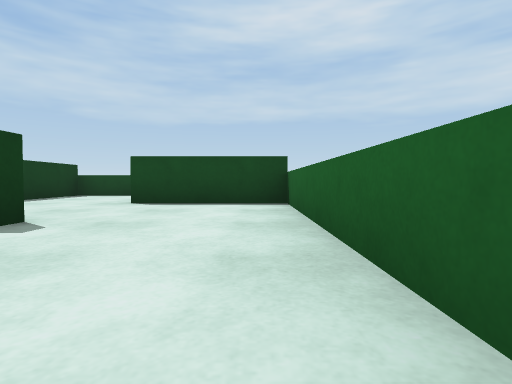
View 1 (above)

21 first-person views from a walk through a Webots world. The camera is 0.07 m above the floor, tilts 2° down and sees 80° across. The floor is counted in squares, 0.2 m on a side. Each view is taken from the middle of a square. On the plan, view 1 faces up. The plan holds only what a view shows up to about 9 squares ahead; the rest is blank. The robots in the file are not drawn. Webots' stock objects and surfaces are drawn as simple stand-ins.

View 2
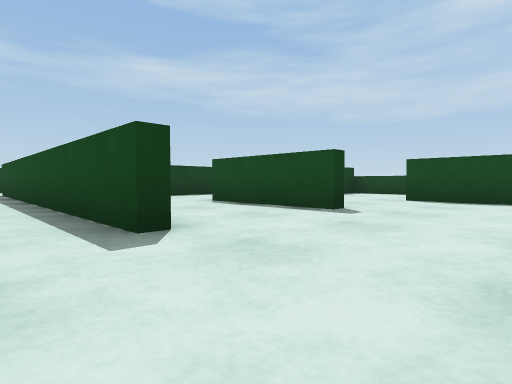

View 3
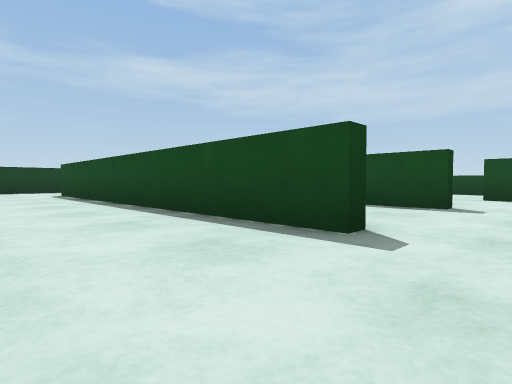

View 4
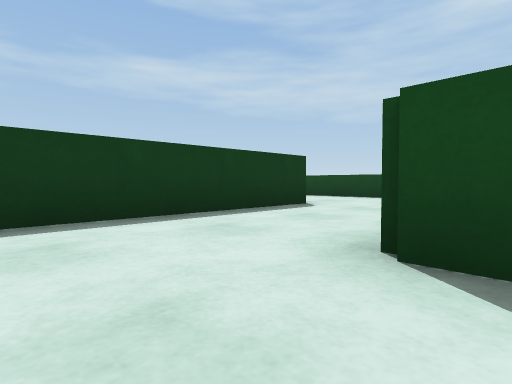

View 5
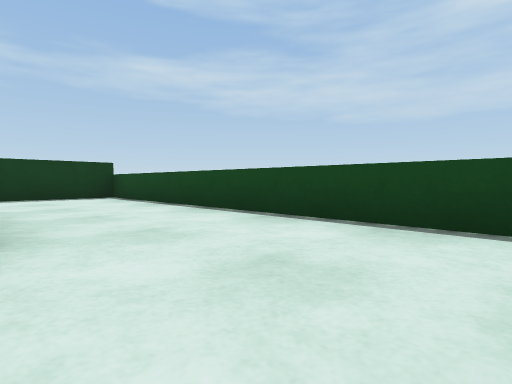

View 6
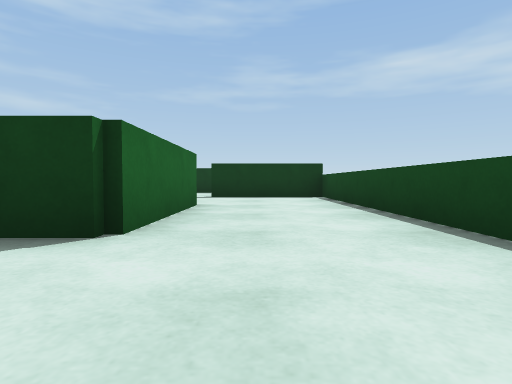

View 7
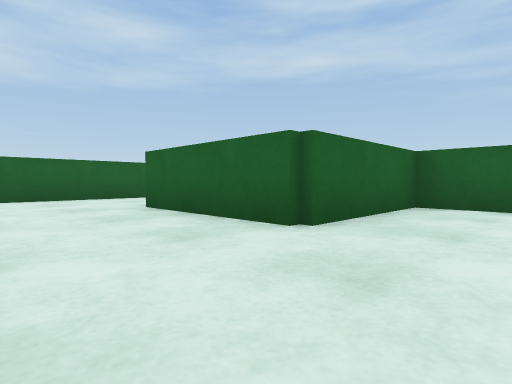

View 8
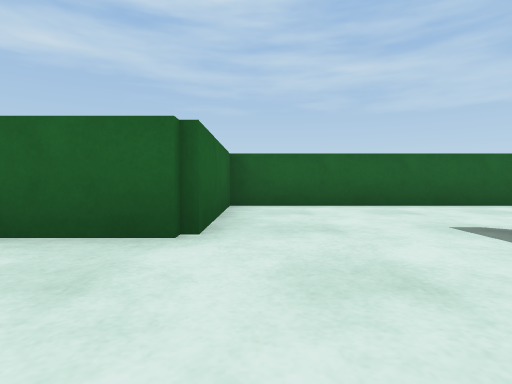

View 9
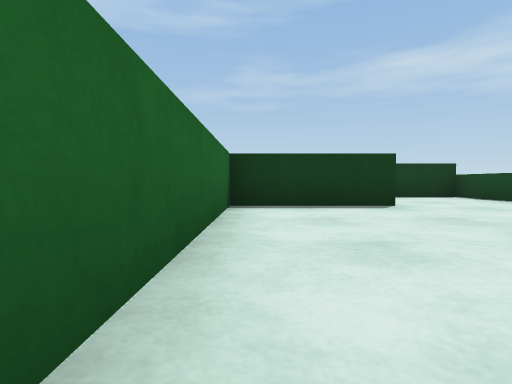

View 10
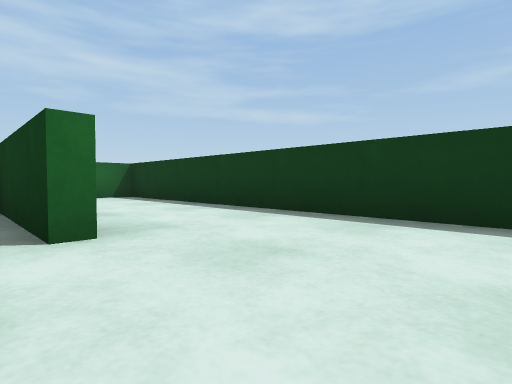

View 11
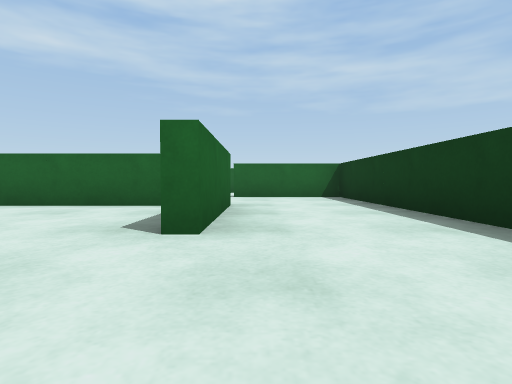

View 12
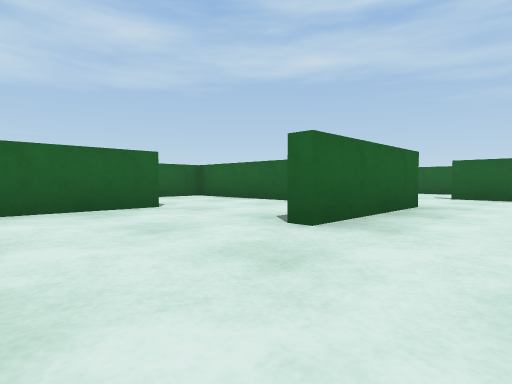

View 13
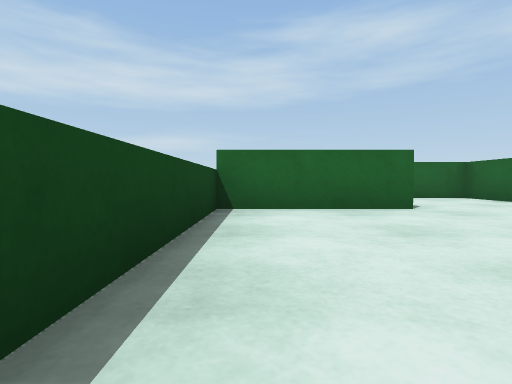

View 14
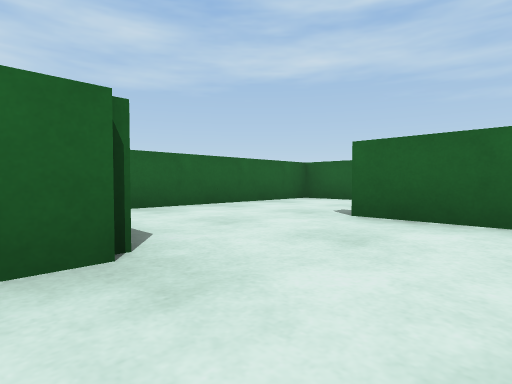

View 15
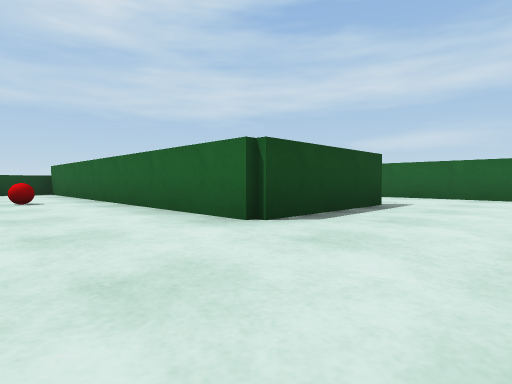

View 16
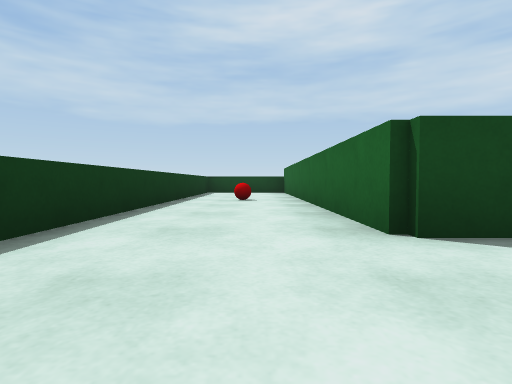

View 17
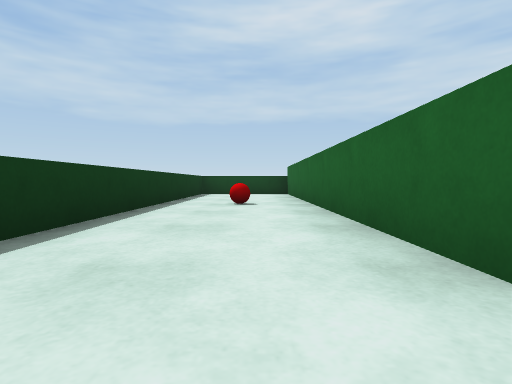

View 18
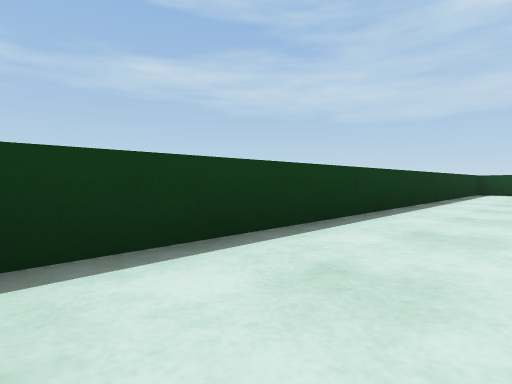

View 19
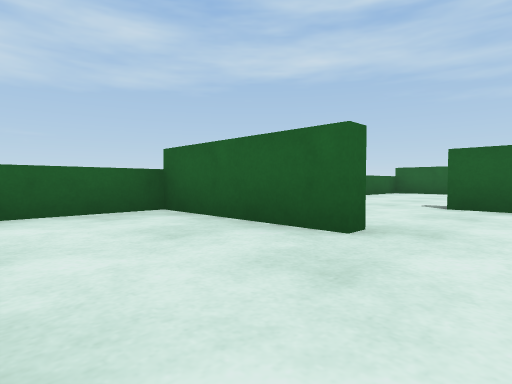

View 20
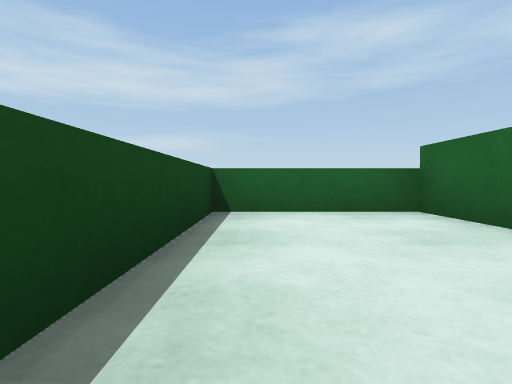

View 21
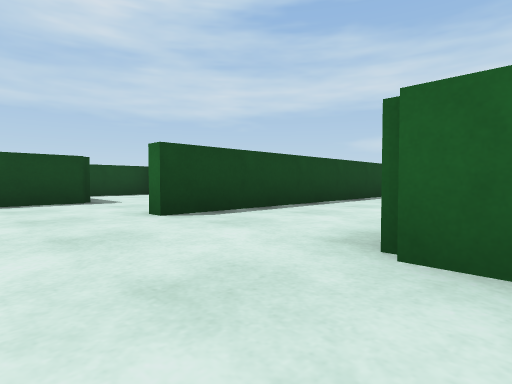

### Floor plan
Ten units are one square. View 1 is at (0, 0); x grows to the right and y downward. Boxes are objects, and circles mark ways between rooms. Rooms are numbered by the first view taken in them; rooms with no view inside come last. Other rooms are left out.
<svg viewBox="-200 -80 210 135">
<path fill="none" stroke="#000" d="M-19 1 -95 1M-9 24 5 24 5 -5M-119 0 -119 11M-46 -40 -46 -65M-51 -75 -119 -75 -119 -50M-19 -24 -46 -24M-115 -26 -96 -26 -96 -51 -69 -51 -69 -11M5 -5 5 -15M-146 -22 -146 -50M-135 -75 -169 -75 -169 -1 -145 -1M-121 -5 -121 -15M-145 1 -171 1 -171 -75 -195 -75 -195 19M-140 24 -121 24 -121 -5M-21 -51 5 -51 5 -75 -44 -75 -44 -56M-96 30 -96 24M-26 -26 -20 -26M5 -15 5 -49 -20 -49M-121 -50 -121 -75 -135 -75M-144 -51 -144 -26 -115 -26M-71 -49 -88 -49M-92 -24 -106 -24"/>
<rect x="-185" y="-45" width="10" height="10" fill="#bbb"><title>ball</title></rect>
<circle cx="-5" cy="0" r="3" fill="#2a7"/>
<circle cx="-105" cy="35" r="3" fill="#2a7"/>
<circle cx="-105" cy="0" r="3" fill="#2a7"/>
<circle cx="-5" cy="-20" r="3" fill="#2a7"/>
<circle cx="-120" cy="-40" r="3" fill="#2a7"/>
<circle cx="-135" cy="0" r="3" fill="#2a7"/>
<circle cx="-140" cy="-65" r="3" fill="#2a7"/>
<circle cx="-25" cy="-50" r="3" fill="#2a7"/>
<circle cx="-90" cy="-10" r="3" fill="#2a7"/>
<text x="-60" y="10">1</text>
<text x="-60" y="-40">2</text>
<text x="-150" y="-40">3</text>
<text x="-180" y="-10">4</text>
<text x="-20" y="-70">5</text>
<text x="-100" y="50">6</text>
<text x="-20" y="-40">7</text>
<text x="-130" y="-50">8</text>
<text x="-80" y="-20">9</text>
<text x="-110" y="-10">10</text>
</svg>
Room 1 opens to room 2. Room 1 opens to room 6. Room 1 opens to room 10. Room 2 opens to room 7. Room 2 opens to room 8. Room 3 opens to room 4. Room 3 opens to room 8. Room 5 opens to room 7. Room 9 opens to room 10.

Where each view was taken, in squares from view 1:
view 1: 0 up, 0 right, facing up
view 2: 1 down, 0 right, facing up-left
view 3: 2 down, 1 left, facing up-left
view 4: 1 up, 4 left, facing up-left
view 5: 5 up, 5 left, facing up-left
view 6: 6 up, 5 left, facing left
view 7: 7 up, 11 left, facing down-right
view 8: 7 up, 10 left, facing down
view 9: 3 up, 10 left, facing left
view 10: 7 up, 14 left, facing down-left
view 11: 7 up, 15 left, facing down
view 12: 7 up, 16 left, facing down-right
view 13: 7 up, 16 left, facing right
view 14: 3 up, 16 left, facing down-right
view 15: 2 down, 19 left, facing up-right
view 16: 2 down, 18 left, facing up
view 17: 1 down, 18 left, facing up
view 18: 2 down, 18 left, facing up-left
view 19: 7 up, 3 left, facing down-right
view 20: 7 up, 3 left, facing right
view 21: 3 down, 11 left, facing up-right
